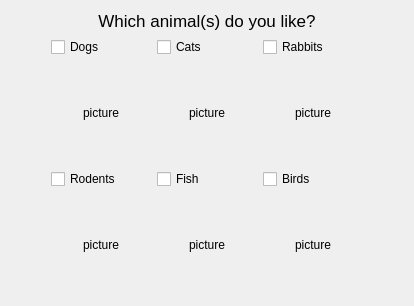
     <widget class="QWidget" name="speciesQuestion">
      <layout class="QVBoxLayout" name="verticalLayout_23">
       <item>
        <widget class="QLabel" name="label_3">
         <property name="font">
          <font>
           <pointsize>13</pointsize>
          </font>
         </property>
         <property name="text">
          <string>Which animal(s) do you like?</string>
         </property>
         <property name="alignment">
          <set>Qt::AlignCenter</set>
         </property>
        </widget>
       </item>
       <item>
        <layout class="QHBoxLayout" name="horizontalLayout_5">
         <item>
          <spacer name="horizontalSpacer_5">
           <property name="orientation">
            <enum>Qt::Horizontal</enum>
           </property>
           <property name="sizeHint" stdset="0">
            <size>
             <width>40</width>
             <height>20</height>
            </size>
           </property>
          </spacer>
         </item>
         <item>
          <layout class="QVBoxLayout" name="verticalLayout_8">
           <item>
            <layout class="QHBoxLayout" name="horizontalLayout_3">
             <item>
              <layout class="QVBoxLayout" name="verticalLayout_2">
               <item>
                <widget class="QCheckBox" name="dogCheckBox">
                 <property name="text">
                  <string>Dogs</string>
                 </property>
                </widget>
               </item>
               <item>
                <widget class="QLabel" name="dogPic">
                 <property name="minimumSize">
                  <size>
                   <width>100</width>
                   <height>100</height>
                  </size>
                 </property>
                 <property name="maximumSize">
                  <size>
                   <width>100</width>
                   <height>100</height>
                  </size>
                 </property>
                 <property name="text">
                  <string>picture</string>
                 </property>
                 <property name="alignment">
                  <set>Qt::AlignCenter</set>
                 </property>
                </widget>
               </item>
              </layout>
             </item>
             <item>
              <layout class="QVBoxLayout" name="verticalLayout_3">
               <item>
                <widget class="QCheckBox" name="catCheckBox">
                 <property name="text">
                  <string>Cats</string>
                 </property>
                </widget>
               </item>
               <item>
                <widget class="QLabel" name="catPic">
                 <property name="minimumSize">
                  <size>
                   <width>100</width>
                   <height>100</height>
                  </size>
                 </property>
                 <property name="maximumSize">
                  <size>
                   <width>100</width>
                   <height>100</height>
                  </size>
                 </property>
                 <property name="text">
                  <string>picture</string>
                 </property>
                 <property name="alignment">
                  <set>Qt::AlignCenter</set>
                 </property>
                </widget>
               </item>
              </layout>
             </item>
             <item>
              <layout class="QVBoxLayout" name="verticalLayout_4">
               <item>
                <widget class="QCheckBox" name="rabbitCheckBox">
                 <property name="text">
                  <string>Rabbits</string>
                 </property>
                </widget>
               </item>
               <item>
                <widget class="QLabel" name="rabbitPic">
                 <property name="minimumSize">
                  <size>
                   <width>100</width>
                   <height>100</height>
                  </size>
                 </property>
                 <property name="maximumSize">
                  <size>
                   <width>100</width>
                   <height>100</height>
                  </size>
                 </property>
                 <property name="text">
                  <string>picture</string>
                 </property>
                 <property name="alignment">
                  <set>Qt::AlignCenter</set>
                 </property>
                </widget>
               </item>
              </layout>
             </item>
            </layout>
           </item>
           <item>
            <layout class="QHBoxLayout" name="horizontalLayout_4">
             <item>
              <layout class="QVBoxLayout" name="verticalLayout_5">
               <item>
                <widget class="QCheckBox" name="rodentCheckBox">
                 <property name="text">
                  <string>Rodents</string>
                 </property>
                </widget>
               </item>
               <item>
                <widget class="QLabel" name="rodentPic">
                 <property name="minimumSize">
                  <size>
                   <width>100</width>
                   <height>100</height>
                  </size>
                 </property>
                 <property name="maximumSize">
                  <size>
                   <width>100</width>
                   <height>100</height>
                  </size>
                 </property>
                 <property name="text">
                  <string>picture</string>
                 </property>
                 <property name="alignment">
                  <set>Qt::AlignCenter</set>
                 </property>
                </widget>
               </item>
              </layout>
             </item>
             <item>
              <layout class="QVBoxLayout" name="verticalLayout_6">
               <item>
                <widget class="QCheckBox" name="fishCheckBox">
                 <property name="text">
                  <string>Fish</string>
                 </property>
                </widget>
               </item>
               <item>
                <widget class="QLabel" name="fishPic">
                 <property name="minimumSize">
                  <size>
                   <width>100</width>
                   <height>100</height>
                  </size>
                 </property>
                 <property name="maximumSize">
                  <size>
                   <width>100</width>
                   <height>100</height>
                  </size>
                 </property>
                 <property name="text">
                  <string>picture</string>
                 </property>
                 <property name="alignment">
                  <set>Qt::AlignCenter</set>
                 </property>
                </widget>
               </item>
              </layout>
             </item>
             <item>
              <layout class="QVBoxLayout" name="verticalLayout_7">
               <item>
                <widget class="QCheckBox" name="birdCheckBox">
                 <property name="text">
                  <string>Birds</string>
                 </property>
                </widget>
               </item>
               <item>
                <widget class="QLabel" name="birdsPic">
                 <property name="minimumSize">
                  <size>
                   <width>100</width>
                   <height>100</height>
                  </size>
                 </property>
                 <property name="maximumSize">
                  <size>
                   <width>100</width>
                   <height>100</height>
                  </size>
                 </property>
                 <property name="text">
                  <string>picture</string>
                 </property>
                 <property name="alignment">
                  <set>Qt::AlignCenter</set>
                 </property>
                </widget>
               </item>
              </layout>
             </item>
            </layout>
           </item>
          </layout>
         </item>
         <item>
          <spacer name="horizontalSpacer_6">
           <property name="orientation">
            <enum>Qt::Horizontal</enum>
           </property>
           <property name="sizeHint" stdset="0">
            <size>
             <width>40</width>
             <height>20</height>
            </size>
           </property>
          </spacer>
         </item>
        </layout>
       </item>
      </layout>
     </widget>
